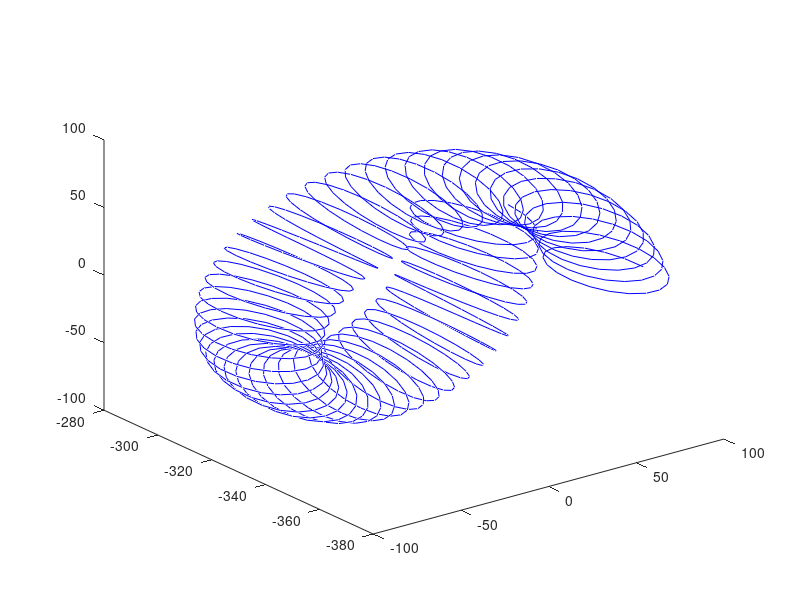

The MATLAB script that drew this image:
% generate slinky path
function [x, y, z] = generate_slinky
    t = linspace(0,2*pi,1000);    
    R = 80; % widest loop of the helix 
    a = 20; % amplitude. the small radius of the coil. slinky radius.
    w = 50; % oscillation. loops 
    h = 8; % pitch of the larger helix
    offset = 350; % height offset in negative direction
    x = [R+a*cos(w*t)].*cos(t);
    z = [R+a*cos(w*t)].*sin(t);
    y = h*t+a*sin(w*t)-offset;

    figure
    view(2)
    plot3(x,y,z,'blue')
end